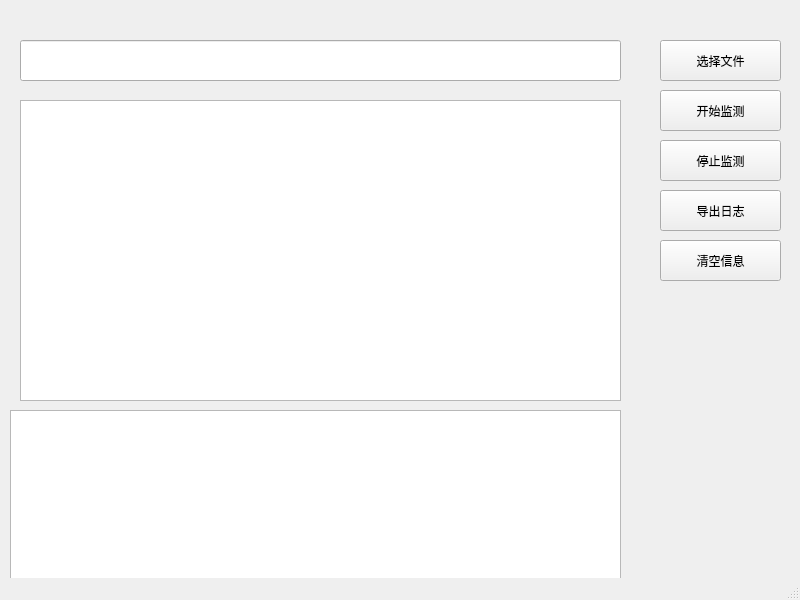
<?xml version="1.0" encoding="UTF-8"?>
<ui version="4.0">
 <class>MainWindow</class>
 <widget class="QMainWindow" name="MainWindow">
  <property name="geometry">
   <rect>
    <x>0</x>
    <y>0</y>
    <width>800</width>
    <height>600</height>
   </rect>
  </property>
  <property name="windowTitle">
   <string>MainWindow</string>
  </property>
  <widget class="QWidget" name="centralwidget">
   <widget class="QPushButton" name="ChooseFile">
    <property name="geometry">
     <rect>
      <x>660</x>
      <y>40</y>
      <width>121</width>
      <height>41</height>
     </rect>
    </property>
    <property name="text">
     <string>选择文件</string>
    </property>
   </widget>
   <widget class="QLineEdit" name="lineEdit">
    <property name="geometry">
     <rect>
      <x>20</x>
      <y>40</y>
      <width>601</width>
      <height>41</height>
     </rect>
    </property>
   </widget>
   <widget class="QPushButton" name="Start">
    <property name="geometry">
     <rect>
      <x>660</x>
      <y>90</y>
      <width>121</width>
      <height>41</height>
     </rect>
    </property>
    <property name="text">
     <string>开始监测</string>
    </property>
   </widget>
   <widget class="QTextBrowser" name="Dialog">
    <property name="geometry">
     <rect>
      <x>20</x>
      <y>100</y>
      <width>601</width>
      <height>301</height>
     </rect>
    </property>
   </widget>
   <widget class="QPushButton" name="StopMonitor">
    <property name="geometry">
     <rect>
      <x>660</x>
      <y>140</y>
      <width>121</width>
      <height>41</height>
     </rect>
    </property>
    <property name="text">
     <string>停止监测</string>
    </property>
   </widget>
   <widget class="QTextBrowser" name="Warning">
    <property name="geometry">
     <rect>
      <x>10</x>
      <y>410</y>
      <width>611</width>
      <height>192</height>
     </rect>
    </property>
   </widget>
   <widget class="QPushButton" name="pushButton">
    <property name="geometry">
     <rect>
      <x>660</x>
      <y>190</y>
      <width>121</width>
      <height>41</height>
     </rect>
    </property>
    <property name="text">
     <string>导出日志</string>
    </property>
   </widget>
   <widget class="QPushButton" name="clear">
    <property name="geometry">
     <rect>
      <x>660</x>
      <y>240</y>
      <width>121</width>
      <height>41</height>
     </rect>
    </property>
    <property name="text">
     <string>清空信息</string>
    </property>
   </widget>
  </widget>
  <widget class="QMenuBar" name="menubar">
   <property name="geometry">
    <rect>
     <x>0</x>
     <y>0</y>
     <width>800</width>
     <height>26</height>
    </rect>
   </property>
  </widget>
  <widget class="QStatusBar" name="statusbar"/>
 </widget>
 <resources/>
 <connections/>
</ui>
